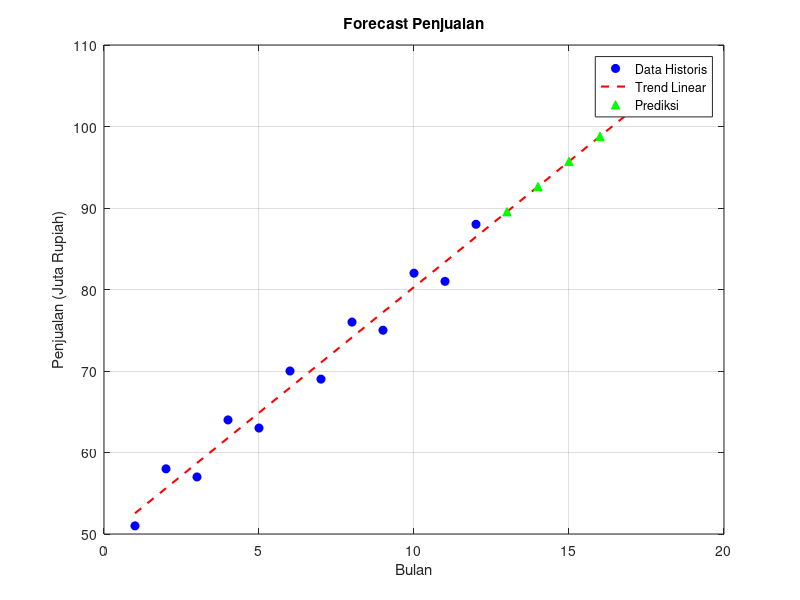

Source code (MATLAB): (Note: this script raises an error after producing the figure.)
% =====================================================
% UTS Matematika Sains Data
% Soal 7 — Forecasting Penjualan
% Nama : Raissa Ariya Antya
% NIM  : 2510514011
% =====================================================

clc; clear; close all;

% Parameter
K = 3;
a = 1;

% Data penjualan 12 bulan
for n = 1:12
    S(n) = 50 + (K*n) + ((-1)^n)*(a+1);
end

t = 1:12;

disp('Data S =')
disp(S)

%% Regresi Linear
p = polyfit(t,S,1);

m = p(1);
c = p(2);

disp('Slope =')
disp(m)

disp('Intercept =')
disp(c)

trend = polyval(p,t);

%% Prediksi 6 bulan ke depan
t2 = 13:18;
pred = polyval(p,t2);

disp('Prediksi S13-S18 =')
disp(pred)

%% MAE
MAE = mean(abs(S-trend));

disp('MAE =')
disp(MAE)

%% Plot
figure;
plot(t,S,'bo','MarkerFaceColor','b')
hold on

plot(1:18,polyval(p,1:18),'r--','LineWidth',1.5)

plot(t2,pred,'g^','MarkerFaceColor','g')

xlabel('Bulan')
ylabel('Penjualan (Juta Rupiah)')
title('Forecast Penjualan')
legend('Data Historis','Trend Linear','Prediksi')
grid on

saveas(gcf,'fig_s7_forecasting.png')
disp('time stamp');
disp(datetime('now', 'format', 'default'));
